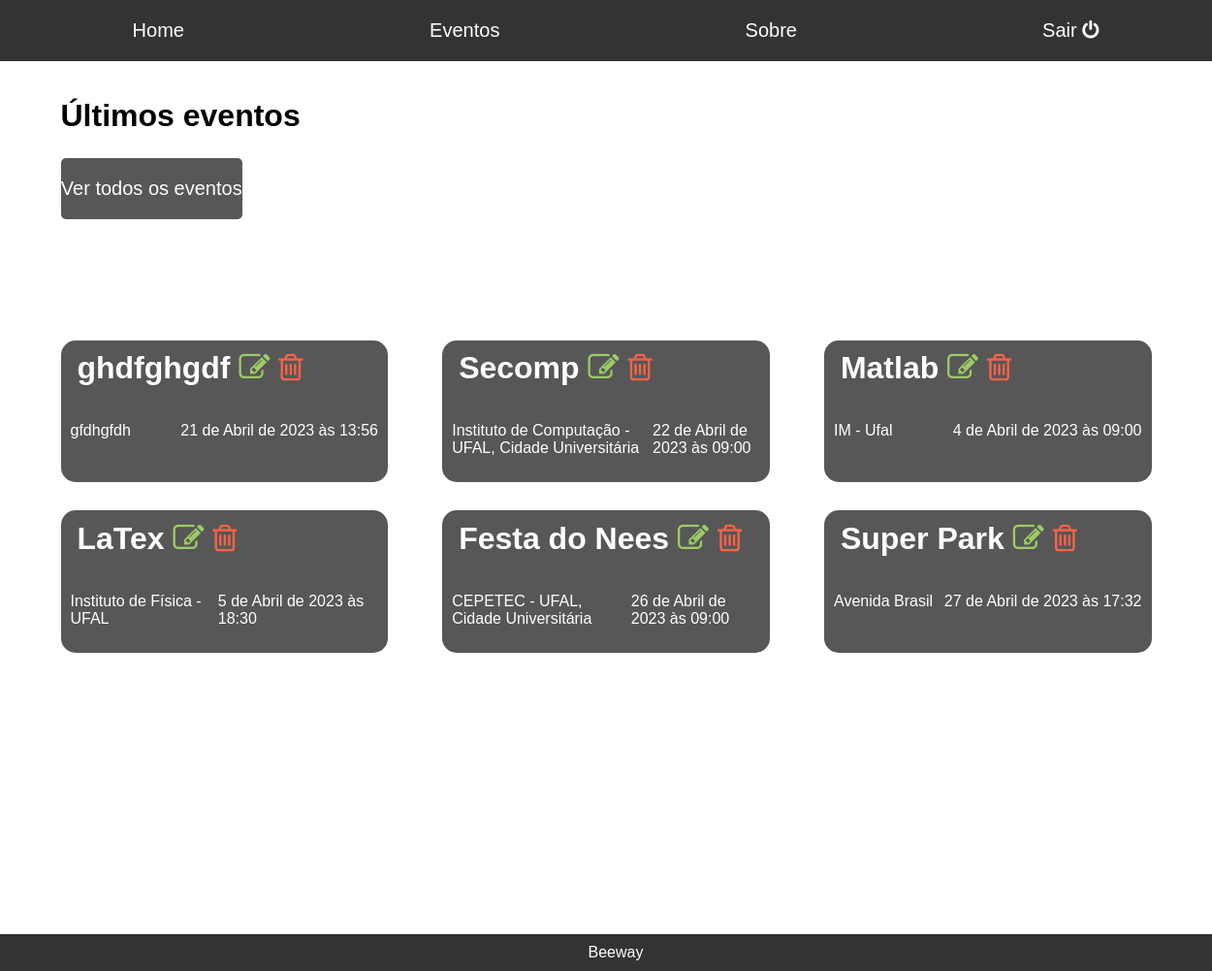
Before: /administrador/home (signed in) with the older database file.
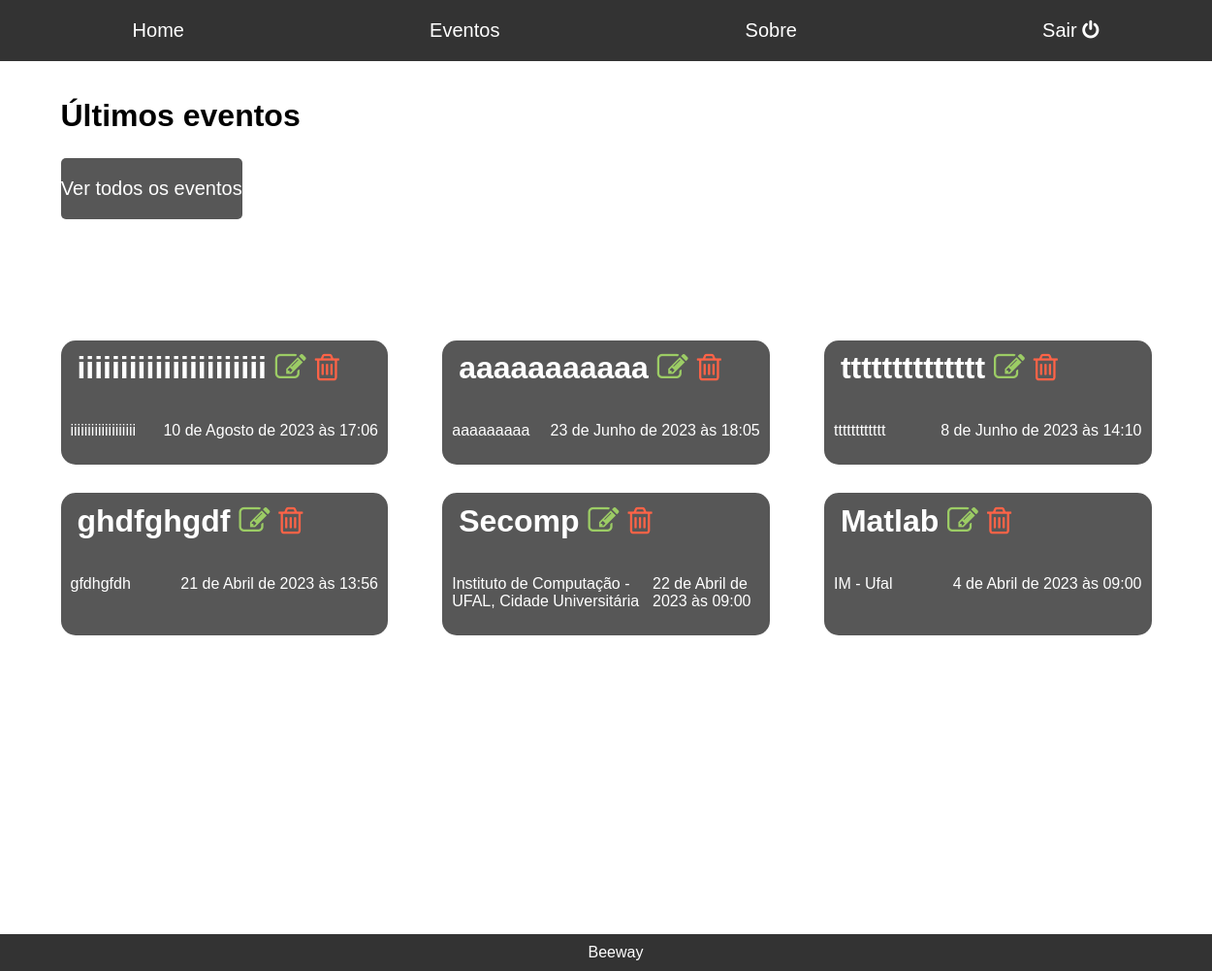
After: the same page with the newer database file.
### administrador/models.py (models this page shows, shortened)
class Event(models.Model):
    titulo = models.CharField(max_length=50)
    local = models.CharField(max_length=150)
    data_e_hora = models.DateTimeField()
    descricao = models.TextField()
    contato = models.CharField(max_length=150)
    max_ingressos = models.PositiveSmallIntegerField()
    preco = models.DecimalField(decimal_places=2, max_digits=10)
    criado_em = models.DateTimeField(auto_now_add=True)

### administrador/views.py (the view)
# urls.py: path('administrador/home', views.Home, name = 'adminhome'),
@user_passes_test(checagem_grupoadmin, login_url = '/accounts/login', redirect_field_name='')
def Home(request):
    eventos = Event.objects.order_by('-criado_em')[:6]
    return (render(request, 'administrador/home.html', {'eventos': eventos}))

### administrador/views.py (called while the page is built)
def checagem_grupoadmin(user):
    group = Group.objects.get(name='Administrador')
    return group in user.groups.all()

### administrador/templates/administrador/home.html (shortened to what this page needs)
{% extends 'base-administrador.html' %}
{% load static %}
{% block head %}
	<link rel="stylesheet" type="text/css" href="{% static 'css/home.css' %}">
{% endblock %}
{% block content %}
	<h1>Últimos eventos</h1>
	<div class="container" id="todos">
		<a id="todos" href="todos.eventos">
			<p>Ver todos os eventos</p>
		</a>
	</div>
	<div id="ultimos" class="container">
		{% for eventos in eventos %}
		<div class="evento">
			<h1>
				<a style="text-decoration: none; color: #fff"href= "desc_evento/{{eventos.id}}">{{eventos.titulo}}</a>
				<a style="text-decoration: none; color: #9CCC65" href= "editar_evento/{{eventos.id}}"><i class="fa fa-pencil-square-o" aria-hidden="true"></i></a>
				<a style="text-decoration: none; color: #FF6347" href= "deletar_evento/{{eventos.id}}"><i class="fa fa-trash-o" aria-hidden="true"></i></a>
			</h1>
			<div class="container" id="info">
				<p>{{eventos.local}}</p>
				<p>{{eventos.data_e_hora}}</p>
			</div>
		</div>
		{% endfor %}
	</div>
{% endblock %}

Changed rows visible on the page:
no longer on this page (row unchanged): Event: titulo "LaTex", local "Instituto de Física - UFAL", data_e_hora "5 de Abril de 2023 às 18:30"
no longer on this page (row unchanged): Event: titulo "Festa do Nees", local "CEPETEC - UFAL, Cidade Universitária", data_e_hora "26 de Abril de 2023 às 09:00"
no longer on this page (row unchanged): Event: titulo "Super Park", local "Avenida Brasil", data_e_hora "27 de Abril de 2023 às 17:32"
added Event: titulo "iiiiiiiiiiiiiiiiiiiiii", local "iiiiiiiiiiiiiiiiiii", data_e_hora "10 de Agosto de 2023 às 17:06"
added Event: titulo "aaaaaaaaaaa", local "aaaaaaaaa", data_e_hora "23 de Junho de 2023 às 18:05"
added Event: titulo "tttttttttttttt", local "tttttttttttt", data_e_hora "8 de Junho de 2023 às 14:10"
